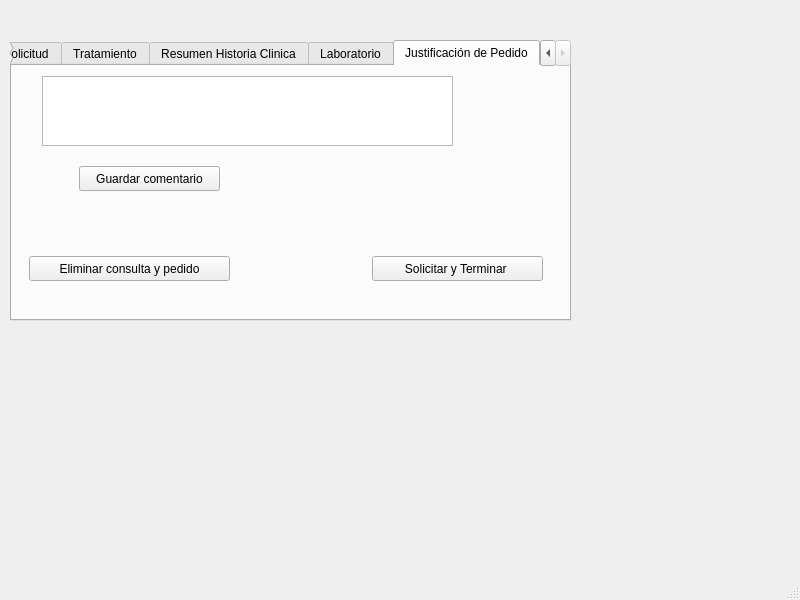
<?xml version="1.0" encoding="UTF-8"?>
<ui version="4.0">
 <class>MainWindow</class>
 <widget class="QMainWindow" name="MainWindow">
  <property name="geometry">
   <rect>
    <x>0</x>
    <y>0</y>
    <width>800</width>
    <height>600</height>
   </rect>
  </property>
  <property name="windowTitle">
   <string>MainWindow</string>
  </property>
  <widget class="QWidget" name="widget">
   <widget class="QTabWidget" name="Paciente">
    <property name="geometry">
     <rect>
      <x>10</x>
      <y>40</y>
      <width>561</width>
      <height>281</height>
     </rect>
    </property>
    <property name="whatsThis">
     <string>&lt;html&gt;&lt;head/&gt;&lt;body&gt;&lt;p&gt;&lt;br/&gt;&lt;/p&gt;&lt;/body&gt;&lt;/html&gt;</string>
    </property>
    <property name="currentIndex">
     <number>7</number>
    </property>
    <widget class="QWidget" name="widget">
     <property name="font">
      <font>
       <weight>50</weight>
       <bold>false</bold>
      </font>
     </property>
     <attribute name="title">
      <string>Efector</string>
     </attribute>
     <widget class="QComboBox" name="comboBox_2">
      <property name="geometry">
       <rect>
        <x>40</x>
        <y>20</y>
        <width>171</width>
        <height>25</height>
       </rect>
      </property>
      <item>
       <property name="text">
        <string>Hospital Centenario</string>
       </property>
      </item>
      <item>
       <property name="text">
        <string>Hospital Provincial</string>
       </property>
      </item>
      <item>
       <property name="text">
        <string>Heca</string>
       </property>
      </item>
      <item>
       <property name="text">
        <string/>
       </property>
      </item>
     </widget>
     <widget class="QPushButton" name="pushButton">
      <property name="geometry">
       <rect>
        <x>360</x>
        <y>100</y>
        <width>88</width>
        <height>25</height>
       </rect>
      </property>
      <property name="text">
       <string>Continuar</string>
      </property>
     </widget>
    </widget>
    <widget class="QWidget" name="tab_4">
     <attribute name="title">
      <string>Médico Solicitante</string>
     </attribute>
     <widget class="QComboBox" name="comboBox_4">
      <property name="geometry">
       <rect>
        <x>0</x>
        <y>20</y>
        <width>221</width>
        <height>25</height>
       </rect>
      </property>
      <item>
       <property name="text">
        <string>Nombre y Apellido</string>
       </property>
      </item>
      <item>
       <property name="text">
        <string>Matricula</string>
       </property>
      </item>
      <item>
       <property name="text">
        <string/>
       </property>
      </item>
      <item>
       <property name="text">
        <string/>
       </property>
      </item>
      <item>
       <property name="text">
        <string/>
       </property>
      </item>
     </widget>
     <widget class="QLineEdit" name="lineEdit">
      <property name="geometry">
       <rect>
        <x>310</x>
        <y>20</y>
        <width>113</width>
        <height>25</height>
       </rect>
      </property>
      <property name="placeholderText">
       <string>&quot;Ingrese su nombre completo aqui&quot;</string>
      </property>
     </widget>
     <widget class="QPushButton" name="pushButton_2">
      <property name="geometry">
       <rect>
        <x>360</x>
        <y>100</y>
        <width>88</width>
        <height>25</height>
       </rect>
      </property>
      <property name="text">
       <string>Continuar</string>
      </property>
     </widget>
    </widget>
    <widget class="QWidget" name="widget">
     <attribute name="title">
      <string>Paciente</string>
     </attribute>
     <widget class="QComboBox" name="comboBox">
      <property name="geometry">
       <rect>
        <x>20</x>
        <y>20</y>
        <width>141</width>
        <height>25</height>
       </rect>
      </property>
      <item>
       <property name="text">
        <string>Paciente Nuevo</string>
       </property>
      </item>
      <item>
       <property name="text">
        <string>Paciente en Tratamiento</string>
       </property>
      </item>
     </widget>
     <widget class="QPushButton" name="pushButton_3">
      <property name="geometry">
       <rect>
        <x>360</x>
        <y>90</y>
        <width>88</width>
        <height>25</height>
       </rect>
      </property>
      <property name="text">
       <string>Continuar</string>
      </property>
     </widget>
    </widget>
    <widget class="QWidget" name="tab_3">
     <attribute name="title">
      <string>Solicitud</string>
     </attribute>
     <widget class="QComboBox" name="comboBox_3">
      <property name="geometry">
       <rect>
        <x>10</x>
        <y>20</y>
        <width>211</width>
        <height>25</height>
       </rect>
      </property>
      <item>
       <property name="text">
        <string>Primera vez</string>
       </property>
      </item>
      <item>
       <property name="text">
        <string>Renovación de tratamiento</string>
       </property>
      </item>
     </widget>
     <widget class="QPushButton" name="pushButton_4">
      <property name="geometry">
       <rect>
        <x>360</x>
        <y>90</y>
        <width>88</width>
        <height>25</height>
       </rect>
      </property>
      <property name="text">
       <string>Continuar</string>
      </property>
     </widget>
    </widget>
    <widget class="QWidget" name="widget">
     <attribute name="title">
      <string>Tratamiento</string>
     </attribute>
     <widget class="QComboBox" name="comboBox_6">
      <property name="geometry">
       <rect>
        <x>110</x>
        <y>20</y>
        <width>211</width>
        <height>25</height>
       </rect>
      </property>
      <item>
       <property name="text">
        <string>Paracetamol</string>
       </property>
      </item>
      <item>
       <property name="text">
        <string>Ibuprofeno</string>
       </property>
      </item>
      <item>
       <property name="text">
        <string>Enalapril</string>
       </property>
      </item>
      <item>
       <property name="text">
        <string>Calcio</string>
       </property>
      </item>
     </widget>
     <widget class="QPushButton" name="pushButton_5">
      <property name="geometry">
       <rect>
        <x>410</x>
        <y>200</y>
        <width>88</width>
        <height>25</height>
       </rect>
      </property>
      <property name="text">
       <string>Continuar</string>
      </property>
     </widget>
     <widget class="QLabel" name="label">
      <property name="geometry">
       <rect>
        <x>20</x>
        <y>30</y>
        <width>66</width>
        <height>17</height>
       </rect>
      </property>
      <property name="text">
       <string>Droga</string>
      </property>
     </widget>
     <widget class="QLabel" name="label_2">
      <property name="geometry">
       <rect>
        <x>5</x>
        <y>80</y>
        <width>91</width>
        <height>20</height>
       </rect>
      </property>
      <property name="text">
       <string>Presentación</string>
      </property>
     </widget>
     <widget class="QComboBox" name="comboBox_5">
      <property name="geometry">
       <rect>
        <x>110</x>
        <y>70</y>
        <width>121</width>
        <height>25</height>
       </rect>
      </property>
      <item>
       <property name="text">
        <string>Comprimidos</string>
       </property>
      </item>
      <item>
       <property name="text">
        <string>Ampollas</string>
       </property>
      </item>
      <item>
       <property name="text">
        <string>Capsulas</string>
       </property>
      </item>
     </widget>
     <widget class="QLabel" name="label_3">
      <property name="geometry">
       <rect>
        <x>10</x>
        <y>130</y>
        <width>66</width>
        <height>17</height>
       </rect>
      </property>
      <property name="text">
       <string>Dosis</string>
      </property>
     </widget>
     <widget class="QComboBox" name="comboBox_7">
      <property name="geometry">
       <rect>
        <x>110</x>
        <y>120</y>
        <width>86</width>
        <height>25</height>
       </rect>
      </property>
      <item>
       <property name="text">
        <string>1gr</string>
       </property>
      </item>
      <item>
       <property name="text">
        <string>500ml</string>
       </property>
      </item>
      <item>
       <property name="text">
        <string>25ml</string>
       </property>
      </item>
      <item>
       <property name="text">
        <string>.50gr</string>
       </property>
      </item>
     </widget>
     <widget class="QLabel" name="label_4">
      <property name="geometry">
       <rect>
        <x>10</x>
        <y>180</y>
        <width>161</width>
        <height>16</height>
       </rect>
      </property>
      <property name="text">
       <string>Tiempo de Tratamiento</string>
      </property>
     </widget>
     <widget class="QComboBox" name="comboBox_8">
      <property name="geometry">
       <rect>
        <x>210</x>
        <y>170</y>
        <width>86</width>
        <height>25</height>
       </rect>
      </property>
      <item>
       <property name="text">
        <string>1 mes</string>
       </property>
      </item>
      <item>
       <property name="text">
        <string>2 meses</string>
       </property>
      </item>
      <item>
       <property name="text">
        <string>3 meses</string>
       </property>
      </item>
      <item>
       <property name="text">
        <string>4 meses</string>
       </property>
      </item>
     </widget>
    </widget>
    <widget class="QWidget" name="tab">
     <attribute name="title">
      <string>Resumen Historia Clinica</string>
     </attribute>
     <widget class="QPushButton" name="pushButton_6">
      <property name="geometry">
       <rect>
        <x>30</x>
        <y>20</y>
        <width>141</width>
        <height>25</height>
       </rect>
      </property>
      <property name="text">
       <string>Adjuntar Archivo</string>
      </property>
     </widget>
     <widget class="QPushButton" name="pushButton_7">
      <property name="geometry">
       <rect>
        <x>390</x>
        <y>210</y>
        <width>88</width>
        <height>25</height>
       </rect>
      </property>
      <property name="text">
       <string>Continuar</string>
      </property>
     </widget>
     <widget class="QPushButton" name="pushButton_13">
      <property name="geometry">
       <rect>
        <x>240</x>
        <y>160</y>
        <width>88</width>
        <height>25</height>
       </rect>
      </property>
      <property name="text">
       <string>Guardar</string>
      </property>
     </widget>
     <widget class="QTextEdit" name="textEdit_2">
      <property name="geometry">
       <rect>
        <x>160</x>
        <y>60</y>
        <width>281</width>
        <height>70</height>
       </rect>
      </property>
     </widget>
     <widget class="QLabel" name="label_5">
      <property name="geometry">
       <rect>
        <x>30</x>
        <y>90</y>
        <width>111</width>
        <height>20</height>
       </rect>
      </property>
      <property name="text">
       <string>Observaciones</string>
      </property>
     </widget>
    </widget>
    <widget class="QWidget" name="widget">
     <attribute name="title">
      <string>Laboratorio</string>
     </attribute>
     <widget class="QPushButton" name="pushButton_8">
      <property name="geometry">
       <rect>
        <x>20</x>
        <y>20</y>
        <width>141</width>
        <height>25</height>
       </rect>
      </property>
      <property name="text">
       <string>Adjuntar Archivo</string>
      </property>
     </widget>
     <widget class="QPushButton" name="pushButton_9">
      <property name="geometry">
       <rect>
        <x>410</x>
        <y>210</y>
        <width>88</width>
        <height>25</height>
       </rect>
      </property>
      <property name="text">
       <string>Continuar</string>
      </property>
     </widget>
     <widget class="QPushButton" name="pushButton_12">
      <property name="geometry">
       <rect>
        <x>260</x>
        <y>150</y>
        <width>88</width>
        <height>25</height>
       </rect>
      </property>
      <property name="text">
       <string>Guardar</string>
      </property>
     </widget>
     <widget class="QTextEdit" name="textEdit_3">
      <property name="geometry">
       <rect>
        <x>180</x>
        <y>60</y>
        <width>291</width>
        <height>70</height>
       </rect>
      </property>
     </widget>
     <widget class="QLabel" name="label_6">
      <property name="geometry">
       <rect>
        <x>20</x>
        <y>80</y>
        <width>111</width>
        <height>17</height>
       </rect>
      </property>
      <property name="text">
       <string>Observaciones</string>
      </property>
     </widget>
    </widget>
    <widget class="QWidget" name="tab_2">
     <attribute name="title">
      <string>Justificación de Pedido</string>
     </attribute>
     <widget class="QTextEdit" name="textEdit">
      <property name="geometry">
       <rect>
        <x>30</x>
        <y>10</y>
        <width>411</width>
        <height>70</height>
       </rect>
      </property>
     </widget>
     <widget class="QPushButton" name="pushButton_10">
      <property name="geometry">
       <rect>
        <x>360</x>
        <y>190</y>
        <width>171</width>
        <height>25</height>
       </rect>
      </property>
      <property name="text">
       <string>Solicitar y Terminar </string>
      </property>
     </widget>
     <widget class="QPushButton" name="pushButton_11">
      <property name="geometry">
       <rect>
        <x>67</x>
        <y>100</y>
        <width>141</width>
        <height>25</height>
       </rect>
      </property>
      <property name="text">
       <string>Guardar comentario</string>
      </property>
     </widget>
     <widget class="QPushButton" name="pushButton_14">
      <property name="geometry">
       <rect>
        <x>17</x>
        <y>190</y>
        <width>201</width>
        <height>25</height>
       </rect>
      </property>
      <property name="text">
       <string>Eliminar consulta y pedido</string>
      </property>
     </widget>
    </widget>
   </widget>
  </widget>
  <widget class="QStatusBar" name="statusbar"/>
  <widget class="QMenuBar" name="menubar">
   <property name="geometry">
    <rect>
     <x>0</x>
     <y>0</y>
     <width>800</width>
     <height>22</height>
    </rect>
   </property>
  </widget>
 </widget>
 <resources/>
 <connections/>
</ui>
